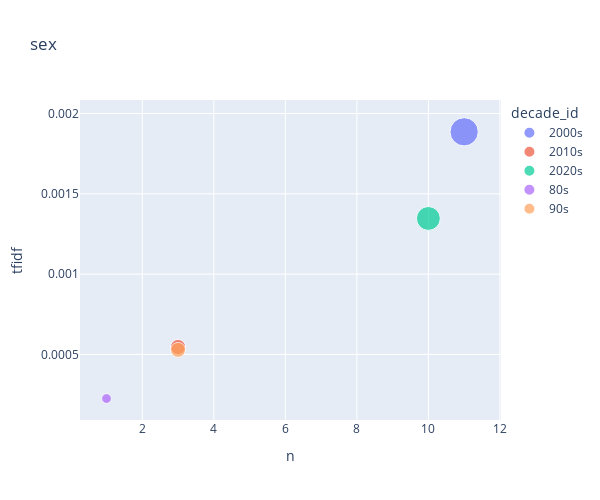

The notebook cell this image was saved under:
### Code cell
top_decades_for_term('sex')

### Figure 1 — Plotly figure (JSON) as saved in the notebook; plotly's stock layout.template omitted (floating-point values rounded to 4 significant figures)
{"data": [{"hovertemplate": "<b>%{hovertext}</b><br><br>decade_id=2000s<br>n=%{x}<br>tfidf=%{marker.size}<extra></extra>", "hovertext": ["2000s"], "legendgroup": "2000s", "marker": {"color": "#636efa", "size": [0.001886], "sizemode": "area", "sizeref": 4.715e-06, "symbol": "circle"}, "mode": "markers", "name": "2000s", "orientation": "v", "showlegend": true, "type": "scatter", "x": [11], "xaxis": "x", "y": [0.001886], "yaxis": "y"}, {"hovertemplate": "<b>%{hovertext}</b><br><br>decade_id=2010s<br>n=%{x}<br>tfidf=%{marker.size}<extra></extra>", "hovertext": ["2010s"], "legendgroup": "2010s", "marker": {"color": "#EF553B", "size": [0.0005465], "sizemode": "area", "sizeref": 4.715e-06, "symbol": "circle"}, "mode": "markers", "name": "2010s", "orientation": "v", "showlegend": true, "type": "scatter", "x": [3], "xaxis": "x", "y": [0.0005465], "yaxis": "y"}, {"hovertemplate": "<b>%{hovertext}</b><br><br>decade_id=2020s<br>n=%{x}<br>tfidf=%{marker.size}<extra></extra>", "hovertext": ["2020s"], "legendgroup": "2020s", "marker": {"color": "#00cc96", "size": [0.001347], "sizemode": "area", "sizeref": 4.715e-06, "symbol": "circle"}, "mode": "markers", "name": "2020s", "orientation": "v", "showlegend": true, "type": "scatter", "x": [10], "xaxis": "x", "y": [0.001347], "yaxis": "y"}, {"hovertemplate": "<b>%{hovertext}</b><br><br>decade_id=80s<br>n=%{x}<br>tfidf=%{marker.size}<extra></extra>", "hovertext": ["80s"], "legendgroup": "80s", "marker": {"color": "#ab63fa", "size": [0.0002258], "sizemode": "area", "sizeref": 4.715e-06, "symbol": "circle"}, "mode": "markers", "name": "80s", "orientation": "v", "showlegend": true, "type": "scatter", "x": [1], "xaxis": "x", "y": [0.0002258], "yaxis": "y"}, {"hovertemplate": "<b>%{hovertext}</b><br><br>decade_id=90s<br>n=%{x}<br>tfidf=%{marker.size}<extra></extra>", "hovertext": ["90s"], "legendgroup": "90s", "marker": {"color": "#FFA15A", "size": [0.0005285], "sizemode": "area", "sizeref": 4.715e-06, "symbol": "circle"}, "mode": "markers", "name": "90s", "orientation": "v", "showlegend": true, "type": "scatter", "x": [3], "xaxis": "x", "y": [0.0005285], "yaxis": "y"}], "layout": {"height": 500, "legend": {"itemsizing": "constant", "title": {"text": "decade_id"}, "tracegroupgap": 0}, "title": {"text": "sex"}, "width": 600, "xaxis": {"anchor": "y", "domain": [0, 1], "title": {"text": "n"}}, "yaxis": {"anchor": "x", "domain": [0, 1], "title": {"text": "tfidf"}}}}
